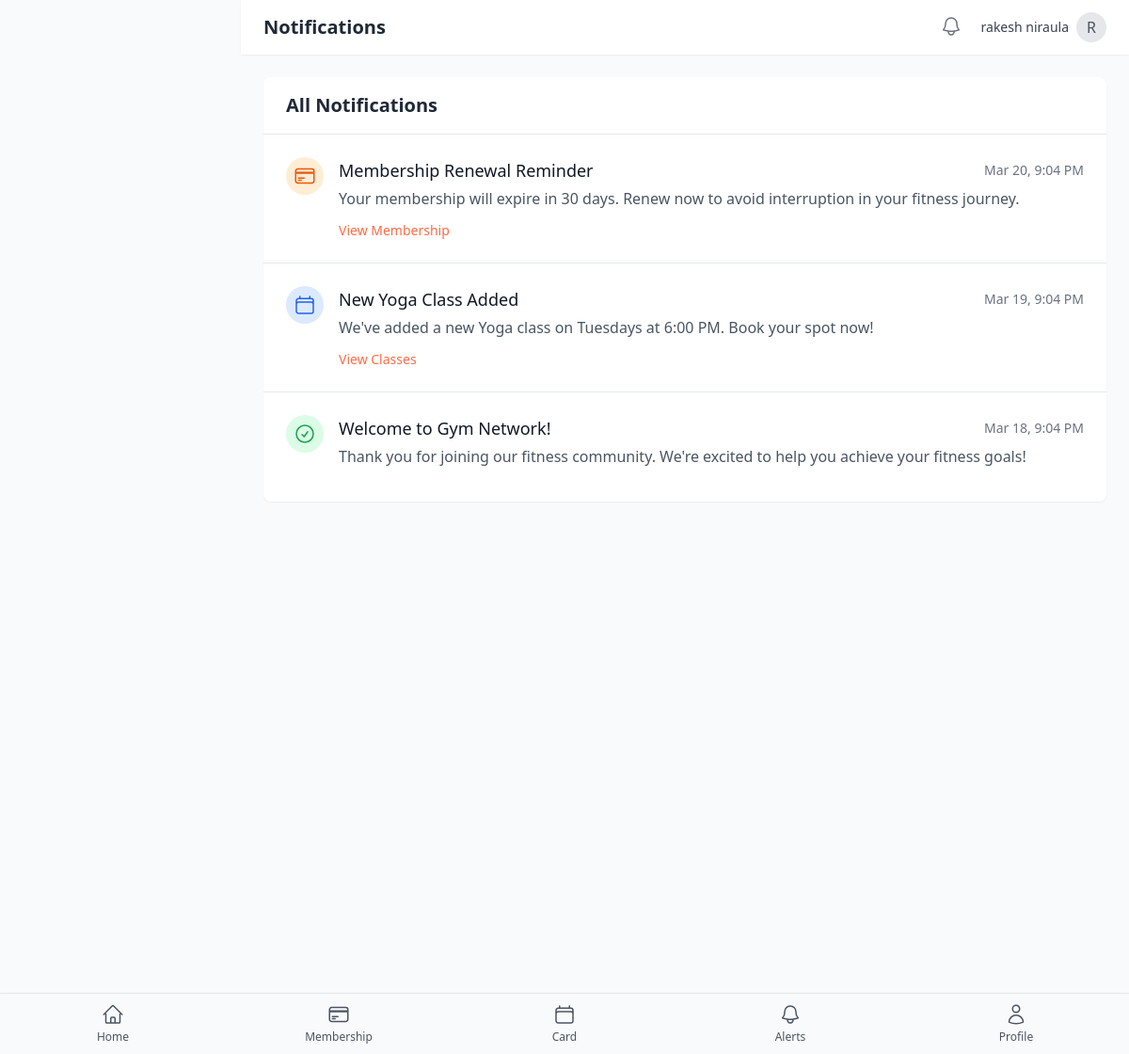
/customer/notification.php (signed in), run on the app's committed database.
### tables this page shows
CREATE TABLE `customers` (
  `id` int(11) NOT NULL,
  `first_name` varchar(50) NOT NULL,
  `last_name` varchar(50) NOT NULL,
  `address` varchar(255) DEFAULT NULL,
  `email` varchar(100) NOT NULL,
  `phone` varchar(20) NOT NULL,
  `date_of_birth` date DEFAULT NULL,
  `password` varchar(255) NOT NULL,
  `branch` varchar(50) NOT NULL,
  `subscription_type` enum('monthly','six_months','yearly') DEFAULT 'monthly',
  `fitness_goal` varchar(50) DEFAULT NULL,
  `emergency_contact_name` varchar(100) DEFAULT NULL,
  `emergency_contact_phone` varchar(20) DEFAULT NULL,
  `health_conditions` text DEFAULT NULL,
  `weight` decimal(5,2) DEFAULT NULL,
  `status` enum('active','inactive','suspended') NOT NULL DEFAULT 'active',
  `profile_image` varchar(255) DEFAULT NULL,
  `remember_token` varchar(100) DEFAULT NULL,
  `created_at` timestamp NOT NULL DEFAULT current_timestamp(),
  `updated_at` timestamp NOT NULL DEFAULT current_timestamp() ON UPDATE current_timestamp()
);

CREATE TABLE `notifications` (
  `id` int(11) NOT NULL,
  `user_type` enum('admin','customer') NOT NULL,
  `user_id` int(11) NOT NULL,
  `title` varchar(255) NOT NULL,
  `message` text NOT NULL,
  `type` varchar(50) NOT NULL,
  `is_read` tinyint(1) NOT NULL DEFAULT 0,
  `created_at` timestamp NOT NULL DEFAULT current_timestamp()
);

### customer/notification.php (the view, shortened to what this page needs)
<?php
require_once '../includes/db_connect.php';
$customer_id = $_SESSION['customer_id'];
$stmt = $conn->prepare("SELECT c.*, b.name as branch_name, b.location
                        FROM customers c
                        LEFT JOIN branches b ON c.branch = b.name
                        WHERE c.id = ?");
$stmt->bind_param("i", $customer_id);
$stmt->execute();
$result = $stmt->get_result();
$customer = $result->fetch_assoc();
$stmt = $conn->prepare("SELECT * FROM notifications
                        WHERE user_type = 'customer' AND user_id = ?
                        ORDER BY created_at DESC");
$stmt->bind_param("i", $customer_id);
$stmt->execute();
$notifications = $stmt->get_result();
?>
<!DOCTYPE html>
<html lang="en">
<head>
    <script src="https://cdn.tailwindcss.com"></script>
</head>
<body class="bg-gray-50">
    <?php include 'includes/sidebar.php'; ?>
    <div id="content-wrapper" class="ml-0 lg:ml-64 min-h-screen transition-all duration-300">
        <header class="bg-white shadow-sm">
            <div class="flex justify-between items-center px-4 py-3 lg:px-6">
                <h1 class="text-xl font-semibold text-gray-800">Notifications</h1>
                <div class="flex items-center space-x-4">
                    <div class="relative">
                        <button class="p-1 text-gray-500 hover:text-gray-700 focus:outline-none">
                        </button>
                    </div>
                    <div class="flex items-center">
                        <span class="text-sm text-gray-700 mr-2 hidden sm:inline-block">
                            <?php echo htmlspecialchars($customer['first_name'] . ' ' . $customer['last_name']); ?>
                        </span>
                        <div class="h-8 w-8 rounded-full bg-gray-200 flex items-center justify-center text-gray-600">
                            <?php echo strtoupper(substr($customer['first_name'], 0, 1)); ?>
                        </div>
                    </div>
                </div>
            </div>
        </header>
        <main class="p-4 lg:p-6">
            <div class="bg-white rounded-lg shadow-sm overflow-hidden">
                <div class="px-6 py-4 border-b border-gray-200 flex justify-between items-center">
                    <div class="flex items-center">
                        <h2 class="text-xl font-semibold text-gray-800">All Notifications</h2>
                    </div>
                </div>
                <div class="divide-y divide-gray-200">
                    <?php if ($notifications && $notifications->num_rows > 0): ?>
                        <?php while ($notification = $notifications->fetch_assoc()): ?>
                            <div class="p-6 <?php echo $notification['is_read'] ? '' : 'bg-light'; ?>">
                                <div class="flex items-start">
                                    <div class="flex-shrink-0 mr-4">
                                        <?php if ($notification['type'] == 'welcome'): ?>
                                            <div class="h-10 w-10 rounded-full bg-green-100 flex items-center justify-center">
                                                <svg xmlns="http://www.w3.org/2000/svg" fill="none" viewBox="0 0 24 24" stroke-width="1.5" stroke="currentColor" class="w-6 h-6 text-green-600">
                                                    <path stroke-linecap="round" stroke-linejoin="round" d="M9 12.75L11.25 15 15 9.75M21 12a9 9 0 11-18 0 9 9 0 0118 0z" />
                                                </svg>
                                            </div>
                                        <?php elseif ($notification['type'] == 'class'): ?>
                                            <div class="h-10 w-10 rounded-full bg-blue-100 flex items-center justify-center">
                                            </div>
                                        <?php elseif ($notification['type'] == 'membership'): ?>
                                            <div class="h-10 w-10 rounded-full bg-orange-100 flex items-center justify-center">
                                            </div>
                                        <?php endif; ?>
                                    </div>
                                    <div class="flex-1">
                                        <div class="flex items-center justify-between">
                                            <h3 class="text-lg font-medium text-gray-900">
                                                <?php echo htmlspecialchars($notification['title']); ?>
                                            </h3>
                                            <p class="text-sm text-gray-500">
                                                <?php echo date('M d, g:i A', strtotime($notification['created_at'])); ?>
                                            </p>
                                        </div>
                                        <p class="mt-1 text-gray-600">
                                            <?php echo htmlspecialchars($notification['message']); ?>
                                        </p>
                                        <div class="mt-3 flex items-center">
                                            <?php if ($notification['type'] == 'class'): ?>
                                                <a href="classes.php" class="text-sm font-medium" style="color: #FF6B45;">
                                                    View Classes
                                                </a>
                                            <?php elseif ($notification['type'] == 'membership'): ?>
                                                <a href="membership.php" class="text-sm font-medium" style="color: #FF6B45;">
                                                    View Membership
                                                </a>
                                            <?php endif; ?>
                                        </div>
                                    </div>
                                </div>
                            </div>
                        <?php endwhile; ?>
                    <?php endif; ?>
                </div>
            </div>
        </main>
    </div>
</body>
</html>

### customer/includes/sidebar.php (shortened to what this page needs)
<?php
$current_page = basename($_SERVER['PHP_SELF']);
?>
<div id="bottom-nav" class="fixed bottom-0 left-0 right-0  shadow-lg border-t border-gray-200 z-20">
    <div class="flex justify-around items-center h-16">
        <a href="dashboard" class="flex flex-col items-center justify-center w-full h-full <?php echo $current_page == 'dashboard' ? 'text-[#FF6B45]' : 'text-gray-600'; ?>">
            <span class="text-xs mt-1">Home</span>
        </a>
        <a href="membership" class="flex flex-col items-center justify-center w-full h-full <?php echo $current_page == 'membership' ? 'text-[#FF6B45]' : 'text-gray-600'; ?>">
            <span class="text-xs mt-1">Membership</span>
        </a>
        <a href="card" class="flex flex-col items-center justify-center w-full h-full <?php echo $current_page == 'classes' ? 'text-[#FF6B45]' : 'text-gray-600'; ?>">
            <span class="text-xs mt-1">Card</span>
        </a>
        <a href="notification" class="flex flex-col items-center justify-center w-full h-full <?php echo $current_page == 'notification' ? 'text-[#FF6B45]' : 'text-gray-600'; ?>">
            <div class="relative">
            </div>
            <span class="text-xs mt-1">Alerts</span>
        </a>
        <a href="profile" class="flex flex-col items-center justify-center w-full h-full <?php echo $current_page == 'profile' ? 'text-[#FF6B45]' : 'text-gray-600'; ?>">
            <span class="text-xs mt-1">Profile</span>
        </a>
    </div>
</div>

### customer/notification.php (style rules this page uses)
#content-wrapper { transition: margin-left 0.3s ease; }

### customer/includes/sidebar.php (style rules this page uses)
body { padding-bottom: 5rem; }

### data on the page
customers: first_name+last_name "rakesh niraula", first_name "R"
notifications: type "membership" (drawn), title "Membership Renewal Reminder", created_at "Mar 20, 9:04 PM", message "Your membership will expire in 30 days. Renew now to avoid interruption in your fitness journey."
notifications: type "class" (drawn), title "New Yoga Class Added", created_at "Mar 19, 9:04 PM", message "We've added a new Yoga class on Tuesdays at 6:00 PM. Book your spot now!"
notifications: type "welcome" (drawn), title "Welcome to Gym Network!", created_at "Mar 18, 9:04 PM", message "Thank you for joining our fitness community. We're excited to help you achieve your fitness goals!"
